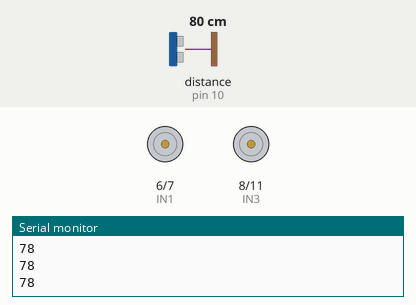
Bench run of a sketch on a simulated Arduino Uno, built with avr-gcc and run on an emulated ATmega328P. On the bench: motor-driver pin pairs drawn as motors (green arrow = first pin HIGH = forward, orange = second pin HIGH = backward, longer = more drive, scaled by the enable pin), the last lines printed to the serial monitor. Wiring (inferred from the names in the program): ultrasonic range finder: trigger pin 9; echo pin 10. Inputs (shaded band) come from the test bench; at power-on: distance to the obstacle (sensor on pin 10) 80 cm. The echo pulse lasts 58.3 µs per cm.

Above: at 1.2 s.
1.3 s: distance to the obstacle (sensor on pin 10) set to 32 cm
2.8 s: distance to the obstacle (sensor on pin 10) set to 28 cm
At 4.0 s:
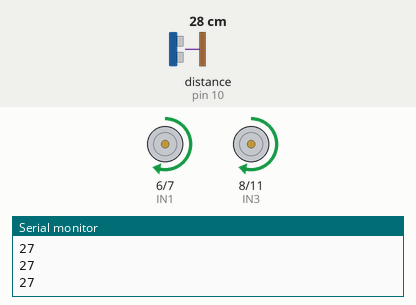
4.3 s: distance to the obstacle (sensor on pin 10) set to 13 cm
5.8 s: distance to the obstacle (sensor on pin 10) set to 10 cm
At 7.0 s:
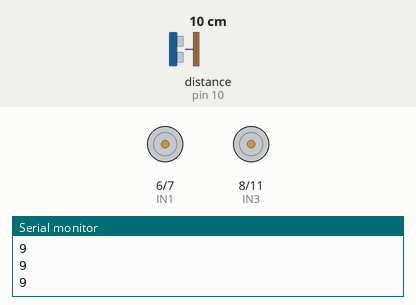
7.3 s: distance to the obstacle (sensor on pin 10) set to 18 cm
At 7.9 s:
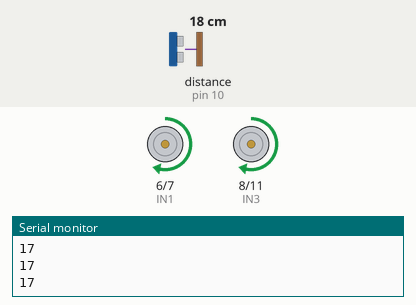
8.8 s: distance to the obstacle (sensor on pin 10) set to 2 cm
At 9.8 s:
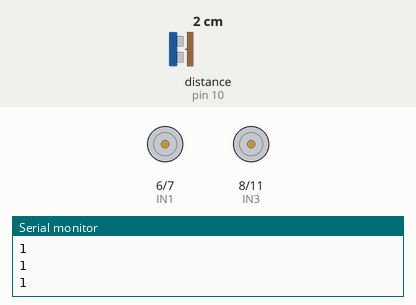
Timing chart, 0 to 11.3 s (numbered marks = the images above; inputs shaded):
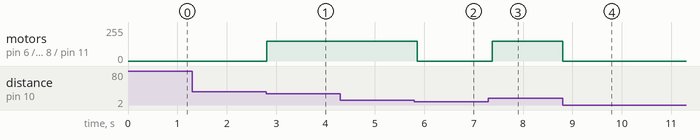

Measured:
- the behaviour switches between 31 and 30 cm on distance to the obstacle (sensor on pin 10) (found by bisection; images 0 and 1)
- the behaviour switches between 12 and 11 cm on distance to the obstacle (sensor on pin 10) (found by bisection; images 1 and 2)
- after the input at 2.8 s, motor on pin 6 (IN1) / pin 7 (IN2), motor on pin 8 (IN3) / pin 11 (IN4): stopped → forward 150/255 at once
- after the input at 5.8 s, motor on pin 6 (IN1) / pin 7 (IN2), motor on pin 8 (IN3) / pin 11 (IN4): forward 150/255 → stopped after 0.06 s
- after the input at 7.3 s, motor on pin 6 (IN1) / pin 7 (IN2), motor on pin 8 (IN3) / pin 11 (IN4): stopped → forward 150/255 after 0.08 s
- after the input at 8.8 s, motor on pin 6 (IN1) / pin 7 (IN2), motor on pin 8 (IN3) / pin 11 (IN4): forward 150/255 → stopped at once

The sketch:

main.ino
```cpp
// Human Following Robot
// Arduino code will be added here
// Human Following Robot using Ultrasonic Sensor
// Arduino UNO + L298N

#define trigPin 9
#define echoPin 10

#define ENA 5
#define IN1 6
#define IN2 7
#define IN3 8
#define IN4 11
#define ENB 3

long duration;
int distance;

void setup() {
  pinMode(trigPin, OUTPUT);
  pinMode(echoPin, INPUT);

  pinMode(ENA, OUTPUT);
  pinMode(ENB, OUTPUT);

  pinMode(IN1, OUTPUT);
  pinMode(IN2, OUTPUT);
  pinMode(IN3, OUTPUT);
  pinMode(IN4, OUTPUT);

  Serial.begin(9600);
}

void loop() {
  digitalWrite(trigPin, LOW);
  delayMicroseconds(2);
  digitalWrite(trigPin, HIGH);
  delayMicroseconds(10);
  digitalWrite(trigPin, LOW);

  duration = pulseIn(echoPin, HIGH);
  distance = duration * 0.034 / 2;

  Serial.println(distance);

  if (distance > 10 && distance < 30) {
    moveForward();
  } else {
    stopRobot();
  }

  delay(100);
}

void moveForward() {
  digitalWrite(IN1, HIGH);
  digitalWrite(IN2, LOW);
  digitalWrite(IN3, HIGH);
  digitalWrite(IN4, LOW);
  analogWrite(ENA, 150);
  analogWrite(ENB, 150);
}

void stopRobot() {
  digitalWrite(IN1, LOW);
  digitalWrite(IN2, LOW);
  digitalWrite(IN3, LOW);
  digitalWrite(IN4, LOW);
}
```
